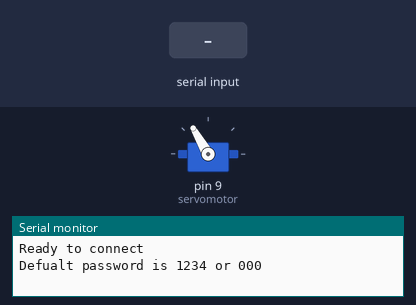
Bench run of a sketch on a simulated Arduino Uno, built with avr-gcc and run on an emulated ATmega328P. Shown: servo, the last lines printed to the serial monitor. Inputs (shaded band) come from the test bench.

Above: at 1.2 s.
1.3 s: "O" received over the second serial link
At 1.6 s:
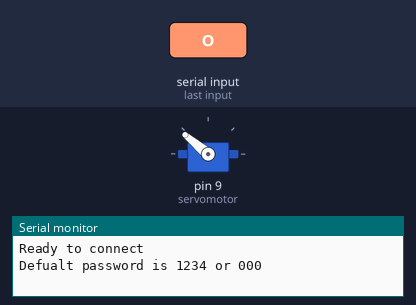
At 3.7 s:
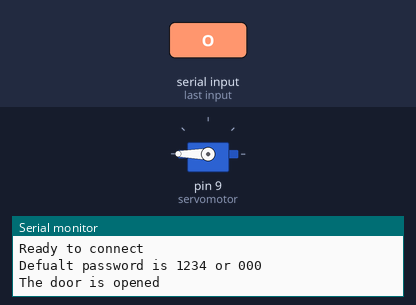
4.3 s: "C" received over the second serial link
At 9.0 s:
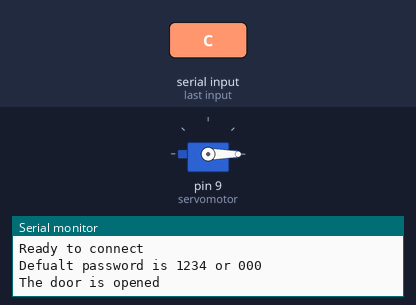
Timing chart, 0 to 10.5 s (numbered marks = the images above; inputs shaded):
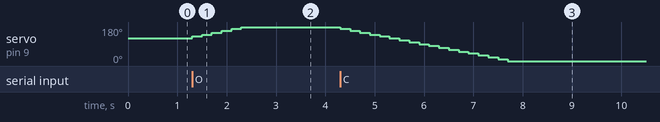

The sketch:

Bluetooth_door_lock_rev2.ino
```cpp
#include <SoftwareSerial.h>
#include <Servo.h>

SoftwareSerial MyBlue(0,1); // RX | TX
Servo Servo1;

int servomotor = 9;
int initialval, finalval;
char input;

void setup()
{
 Serial.begin(9600);
 MyBlue.begin(9600);
 Servo1.attach(servomotor);
 Servo1.write(120);
 Serial.println("Ready to connect\nDefualt password is 1234 or 000");
}
void loop()
{
 if (MyBlue.available())
 {
    input = MyBlue.read();
 if (input == 'O')
 {
    initialval = Servo1.read();
    if (initialval<180)
    {
    do
    {
      finalval = initialval+10;
      initialval=finalval;
      Servo1.write(finalval); //open the door
      delay(200);
    } while (finalval<=180);
    }

    else if (initialval>180)
    {
    do {
         finalval = initialval-10;
         initialval=finalval;
         Servo1.write(finalval); //open the door
         delay(200);
    } while (finalval>=180);
    }
       Serial.println("The door is opened");
  }

 else if (input == 'C')
 {
  int initialval = Servo1.read();
    if (initialval<0)
    {
    do
    {
      finalval = initialval+10;
      initialval=finalval;
      Servo1.write(finalval); //open the door
      delay(200);
    } while (finalval<=0);
    }

    else if (initialval>0)
    {
    do {
         int finalval = initialval-10;
         initialval=finalval;
         Servo1.write(finalval); //open the door
         delay(200);
    } while (finalval>=0);
    }
   Serial.println("The door is locked");
 }
}
}
```

Measured:
- after the input at 1.3 s, servo on pin 9 (servomotor): moves from 120° to 180° over 1.0 s, starting at once
- after the input at 4.3 s, servo on pin 9 (servomotor): moves from 180° to 0° over 3.4 s, starting at once
